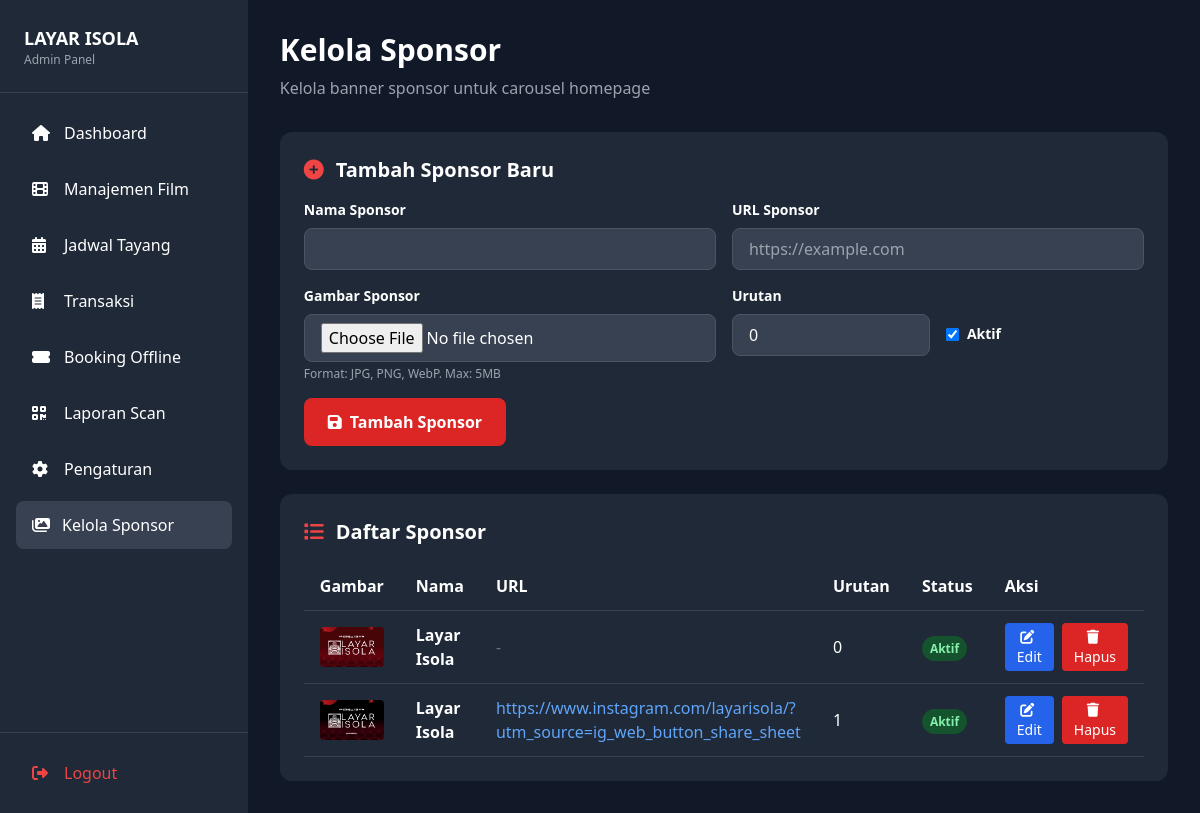
/admin/sponsors.php (signed in), run on the app's committed database.
### tables this page shows
CREATE TABLE `settings` (
  `id` int(11) NOT NULL,
  `setting_key` varchar(100) NOT NULL,
  `setting_value` text DEFAULT NULL,
  `setting_type` varchar(50) DEFAULT 'text' COMMENT 'text, number, boolean, json',
  `description` text DEFAULT NULL,
  `updated_at` timestamp NULL DEFAULT current_timestamp() ON UPDATE current_timestamp()
);

CREATE TABLE `sponsors` (
  `id` int(11) NOT NULL,
  `name` varchar(200) NOT NULL,
  `image` varchar(255) NOT NULL,
  `url` varchar(255) DEFAULT NULL,
  `is_active` tinyint(1) DEFAULT 1,
  `sort_order` int(11) DEFAULT 0,
  `created_at` timestamp NULL DEFAULT current_timestamp(),
  `updated_at` timestamp NULL DEFAULT current_timestamp() ON UPDATE current_timestamp()
);

### includes/functions.php (called while the page is built, shortened)
<?php
function getSetting($key, $default = '') {
    global $conn;
    $stmt = $conn->prepare("SELECT setting_value FROM settings WHERE setting_key = ?");
    $stmt->bind_param("s", $key);
    $stmt->execute();
    $result = $stmt->get_result();
    if ($row = $result->fetch_assoc()) {
        return $row['setting_value'];
    }
    return $default;
}
?>

### admin/sponsors.php (the view, shortened to what this page needs)
<?php
require_once '../includes/config.php';
$sponsors = $conn->query("SELECT * FROM sponsors ORDER BY sort_order ASC, created_at DESC");
?>
<!DOCTYPE html>
<html lang="id">
<head>
    <script src="https://cdn.tailwindcss.com"></script>
    <link rel="stylesheet" href="https://cdnjs.cloudflare.com/ajax/libs/font-awesome/6.4.0/css/all.min.css">
</head>
<body class="bg-gray-900 text-white">
    <div class="flex">
        <?php include 'includes/sidebar.php'; ?>
        <main class="flex-1 p-6 lg:p-8">
            <div class="mb-8">
                <h1 class="text-3xl font-bold mb-2">Kelola Sponsor</h1>
                <p class="text-gray-400">Kelola banner sponsor untuk carousel homepage</p>
            </div>
            <div class="bg-gray-800 rounded-xl p-6 mb-6">
                <h2 class="text-xl font-bold mb-4 flex items-center">
                    <i class="fas fa-plus-circle text-red-500 mr-3"></i>Tambah Sponsor Baru
                </h2>
                <form method="POST" enctype="multipart/form-data" class="grid grid-cols-1 md:grid-cols-2 gap-4">
                    <div>
                        <label class="block text-sm font-semibold mb-2">Nama Sponsor</label>
                        <input type="text" name="name" class="w-full px-4 py-2 bg-gray-700 border border-gray-600 rounded-lg focus:outline-none focus:border-red-500" required>
                    </div>
                    <div>
                        <label class="block text-sm font-semibold mb-2">URL Sponsor</label>
                        <input type="url" name="url" class="w-full px-4 py-2 bg-gray-700 border border-gray-600 rounded-lg focus:outline-none focus:border-red-500" placeholder="https://example.com">
                    </div>
                    <div>
                        <label class="block text-sm font-semibold mb-2">Gambar Sponsor</label>
                        <input type="file" name="image" accept="image/*" class="w-full px-4 py-2 bg-gray-700 border border-gray-600 rounded-lg focus:outline-none focus:border-red-500" required>
                        <p class="text-xs text-gray-400 mt-1">Format: JPG, PNG, WebP. Max: 5MB</p>
                    </div>
                    <div class="grid grid-cols-2 gap-4">
                        <div>
                            <label class="block text-sm font-semibold mb-2">Urutan</label>
                            <input type="number" name="sort_order" value="0" class="w-full px-4 py-2 bg-gray-700 border border-gray-600 rounded-lg focus:outline-none focus:border-red-500">
                        </div>
                        <div class="flex items-center">
                            <input type="checkbox" name="is_active" id="is_active" checked class="mr-2">
                            <label for="is_active" class="text-sm font-semibold">Aktif</label>
                        </div>
                    </div>
                    <div class="md:col-span-2">
                        <button type="submit" name="add_sponsor" class="bg-red-600 hover:bg-red-700 text-white font-bold py-3 px-6 rounded-lg transition">
                            <i class="fas fa-save mr-2"></i>Tambah Sponsor
                        </button>
                    </div>
                </form>
            </div>
            <div class="bg-gray-800 rounded-xl p-6">
                <h2 class="text-xl font-bold mb-4 flex items-center">
                    <i class="fas fa-list text-red-500 mr-3"></i>Daftar Sponsor
                </h2>
                <?php if ($sponsors->num_rows > 0): ?>
                    <div class="overflow-x-auto">
                        <table class="w-full">
                            <thead>
                                <tr class="border-b border-gray-700">
                                    <th class="text-left py-3 px-4">Gambar</th>
                                    <th class="text-left py-3 px-4">Nama</th>
                                    <th class="text-left py-3 px-4">URL</th>
                                    <th class="text-left py-3 px-4">Urutan</th>
                                    <th class="text-left py-3 px-4">Status</th>
                                    <th class="text-left py-3 px-4">Aksi</th>
                                </tr>
                            </thead>
                            <tbody>
                                <?php while ($sponsor = $sponsors->fetch_assoc()): ?>
                                <tr class="border-b border-gray-700 hover:bg-gray-750">
                                    <td class="py-3 px-4">
                                        <img src="../assets/images/sponsors/<?php echo htmlspecialchars($sponsor['image']); ?>"
                                             alt="<?php echo htmlspecialchars($sponsor['name']); ?>"
                                             class="w-16 h-10 object-cover rounded"
                                             onerror="this.src='https://via.placeholder.com/64x40/1f2937/ffffff?text=SPONSOR'">
                                    </td>
                                    <td class="py-3 px-4 font-semibold"><?php echo htmlspecialchars($sponsor['name']); ?></td>
                                    <td class="py-3 px-4">
                                        <?php if (!empty($sponsor['url'])): ?>
                                            <a href="<?php echo htmlspecialchars($sponsor['url']); ?>" target="_blank" class="text-blue-400 hover:text-blue-300">
                                                <?php echo htmlspecialchars($sponsor['url']); ?>
                                            </a>
                                        <?php else: ?>
                                            <span class="text-gray-500">-</span>
                                        <?php endif; ?>
                                    </td>
                                    <td class="py-3 px-4"><?php echo $sponsor['sort_order']; ?></td>
                                    <td class="py-3 px-4">
                                        <span class="px-2 py-1 rounded-full text-xs font-semibold <?php echo $sponsor['is_active'] ? 'bg-green-900 text-green-300' : 'bg-red-900 text-red-300'; ?>">
                                            <?php echo $sponsor['is_active'] ? 'Aktif' : 'Nonaktif'; ?>
                                        </span>
                                    </td>
                                    <td class="py-3 px-4">
                                        <div class="flex space-x-2">
                                            <button onclick="openEditModal(<?php echo htmlspecialchars(json_encode($sponsor)); ?>)"
                                                    class="bg-blue-600 hover:bg-blue-700 text-white px-3 py-1 rounded text-sm">
                                                <i class="fas fa-edit mr-1"></i>Edit
                                            </button>
                                            <form method="POST" onsubmit="return confirm('Yakin ingin menghapus sponsor ini?')">
                                                <button type="submit" name="delete_sponsor" class="bg-red-600 hover:bg-red-700 text-white px-3 py-1 rounded text-sm">
                                                    <i class="fas fa-trash mr-1"></i>Hapus
                                                </button>
                                            </form>
                                        </div>
                                    </td>
                                </tr>
                                <?php endwhile; ?>
                            </tbody>
                        </table>
                    </div>
                <?php endif; ?>
            </div>
        </main>
    </div>
</body>
</html>

### admin/includes/sidebar.php (shortened to what this page needs)
<aside id="sidebar" class="fixed lg:sticky top-0 left-0 h-screen bg-gray-800 w-64 transform -translate-x-full lg:translate-x-0 transition-transform duration-300 z-50 overflow-y-auto">
    <div class="p-6 border-b border-gray-700">
        <div class="flex items-center space-x-3">
            <div>
                <h2 class="font-bold text-lg"><?php echo getSetting('site_name', 'ISOLA SCREEN'); ?></h2>
                <p class="text-xs text-gray-400">Admin Panel</p>
            </div>
        </div>
    </div>
    <nav class="p-4">
        <ul class="space-y-2">
            <li>
                <a href="dashboard.php" class="flex items-center space-x-3 px-4 py-3 rounded-lg hover:bg-gray-700 transition <?php echo basename($_SERVER['PHP_SELF']) == 'dashboard.php' ? 'bg-gray-700 text-red-500' : ''; ?>">
                    <i class="fas fa-home w-5"></i>
                    <span>Dashboard</span>
                </a>
            </li>
            <li>
                <a href="films.php" class="flex items-center space-x-3 px-4 py-3 rounded-lg hover:bg-gray-700 transition <?php echo basename($_SERVER['PHP_SELF']) == 'films.php' ? 'bg-gray-700 text-red-500' : ''; ?>">
                    <i class="fas fa-film w-5"></i>
                    <span>Manajemen Film</span>
                </a>
            </li>
            <li>
                <a href="schedules.php" class="flex items-center space-x-3 px-4 py-3 rounded-lg hover:bg-gray-700 transition <?php echo basename($_SERVER['PHP_SELF']) == 'schedules.php' ? 'bg-gray-700 text-red-500' : ''; ?>">
                    <i class="fas fa-calendar-alt w-5"></i>
                    <span>Jadwal Tayang</span>
                </a>
            </li>
            <li>
                <a href="transactions.php" class="flex items-center space-x-3 px-4 py-3 rounded-lg hover:bg-gray-700 transition <?php echo basename($_SERVER['PHP_SELF']) == 'transactions.php' ? 'bg-gray-700 text-red-500' : ''; ?>">
                    <i class="fas fa-receipt w-5"></i>
                    <span>Transaksi</span>
                </a>
            </li>
            <li>
                <a href="create-offline-booking.php" class="flex items-center space-x-3 px-4 py-3 rounded-lg hover:bg-gray-700 transition <?php echo basename($_SERVER['PHP_SELF']) == 'create-offline-booking.php' ? 'bg-gray-700 text-red-500' : ''; ?>">
                    <i class="fas fa-ticket-alt w-5"></i>
                    <span>Booking Offline</span>
                </a>
            </li>
            <li>
                <a href="scan-reports.php" class="flex items-center space-x-3 px-4 py-3 rounded-lg hover:bg-gray-700 transition <?php echo basename($_SERVER['PHP_SELF']) == 'scan-reports.php' ? 'bg-gray-700 text-red-500' : ''; ?>">
                    <i class="fas fa-qrcode w-5"></i>
                    <span>Laporan Scan</span>
                </a>
            </li>
            <li>
                <a href="settings.php" class="flex items-center space-x-3 px-4 py-3 rounded-lg hover:bg-gray-700 transition <?php echo basename($_SERVER['PHP_SELF']) == 'settings.php' ? 'bg-gray-700 text-red-500' : ''; ?>">
                    <i class="fas fa-cog w-5"></i>
                    <span>Pengaturan</span>
                </a>
            </li>
            <li class="mb-2">
                <a href="sponsors.php" class="flex items-center px-4 py-3 text-gray-300 hover:bg-gray-700 hover:text-white rounded-lg transition <?php echo basename($_SERVER['PHP_SELF']) == 'sponsors.php' ? 'bg-gray-700 text-white' : ''; ?>">
                    <i class="fas fa-images mr-3"></i>
                    <span>Kelola Sponsor</span>
                </a>
            </li>
        </ul>
    </nav>
    <div class="absolute bottom-0 left-0 right-0 p-4 border-t border-gray-700 bg-gray-800">
        <a href="logout.php" class="flex items-center space-x-3 px-4 py-3 rounded-lg hover:bg-red-600 transition text-red-500 hover:text-white">
            <i class="fas fa-sign-out-alt w-5"></i>
            <span>Logout</span>
        </a>
    </div>
</aside>

### data on the page
settings: setting_value "LAYAR ISOLA"
sponsors: image (picture), name "Layar Isola", sort_order "0", is_active "Aktif"
sponsors: image (picture), name "Layar Isola", url "https://www.instagram.com/layarisola/?utm_source=ig_web_button_share_sheet", sort_order "1", is_active "Aktif"
